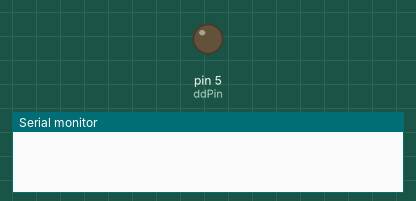
A sketch run on a simulated Arduino Uno, built with avr-gcc and run on an emulated ATmega328P. Parts: output pins drawn as LEDs (lit = HIGH), the last lines printed to the serial monitor.

Above: at 0.1 s.
At 3.3 s:
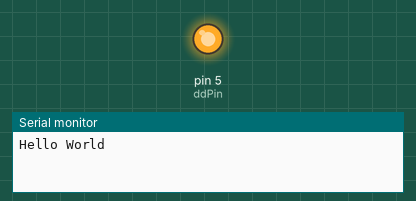
Timing chart, 0 to 4.8 s (numbered marks = the images above):
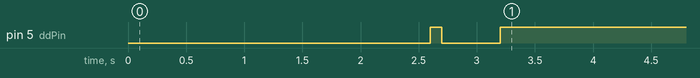

The sketch:

RombaAssignment1.ino
```cpp
#include<SoftwareSerial.h>

// pin assignments for arduino to roomba 7 mini-din port

int rxPin = 12;        // from arduino(10) to roomba pin(4) white wire
int txPin = 13;       // to arduino(11) from roomba pin(3) red wire
int ddPin = 5;        // device detect used to wake up roomba

//new software port to emulate hardware port
//use software because roomba's tx doesnt always carry enough
//voltage to meet arduino's requiremnts
  SoftwareSerial mySerial(rxPin, txPin);

int WO = 16; //wheel offset for drive wheels

void setup() {
  // put your setup code here, to run once:
  Serial.begin(9600); //starts serial port for the serial monitor
    delay(1500);
  Serial.println("Hello World"); //prints message to the monitor
    delay(100); //allows for sucessful output to the serial monitor
  pinMode (ddPin, OUTPUT);  //set ddPin(5) to output from arduino

  mySerial.begin(19200); //start software serial for communication to roomba
    delay(1000);

  if (mySerial.available()){ //listens to roomba
      Serial.println(mySerial.read()); //writes to usb input from software serial if connected to laptop
  }//end of if

  //wake uo roomba with series of pulses to the dd pin on the roomba
  wakeUp();
  Serial.println("I'm awake.");

  //starts the IO for other commands
  mySerial.write(128);
  delay(1000);

}

void loop() {
  // put your main code here, to run repeatedly:
  //put into safe mode
    mySerial.write(131);
    Serial.println("I'm in safe mode");
    delay(1000);

  //These commented out functions are the functions for the assignment
  //square (250, 2000, 1500);
  //circle(700, 250);
  //triangle(250, 1000);
  //stumble();

  //mySerial.write(173); //stops loop
}

/***********************************************
 * direct drive wheel motors
 * 4 bytes are
 * right velocity high byte
 * right velocity low byte
 * left velocity high byte
 * left velocitn low byte
 *
 * examples of both bitwise shift right and highByte, lowByte
 * to parse the argument into 2 bytes
 *
 * constrain is used to ensure that the parameter values are within
 * range for driving roomba's wheels
 */
void driveWheels(int right, int left)
{
  constrain(right, -500, 500);
  constrain(left, -500, 500);

  Serial.println("Driving");

  mySerial.write(145);

  mySerial.write(highByte(right));
  mySerial.write(lowByte(right));
  mySerial.write(highByte(left));
  mySerial.write(lowByte(left));
 } // end drive wheels

 /*******************************************
 * stop roomba, send drive opcode (137)
 * with all zero arguments
 ********************************************/
void stopDrive(void){
  mySerial.write(byte(137));
  mySerial.write(byte(0));
  mySerial.write(byte(0));
  mySerial.write(byte(0));
  mySerial.write(byte(0));
} // end stopdrive()

/*******************************************
 * wake up roomba by pulsing dd pin 5 high low high
 ********************************************/
 void wakeUp (void)
{
  //setWarningLED(ON);
  //Serial.println("wake up, wake up.");
  digitalWrite(ddPin, HIGH);
  delay(100);
  digitalWrite(ddPin, LOW);
  delay(500);
  digitalWrite(ddPin, HIGH);
  delay(2000);
}

/*
 * Makes roomba move in a square
 * speed in mm/s, d1 & d2 in mm
 */
 void square (int sS, int d1, int d2){
  Serial.println("Square");

  int sL = sS; //speed for left
  int sR = sS + WO; //speed for right

  int angle = 90; //angle of turn

  int s1Time = d1/sS * 1000; //caculates turning time one
  int s2Time = d2/sS * 1000; //calculates turning time two

  int st = 0; //speed for turning

  //straight
  driveWheels(sR, sL);
    delay(s1Time);
    stopDrive();
  //turn
  driveWheels(st, sL);
    AngleDetect(angle);
  //straight
  driveWheels(sR, sL);
    delay(s2Time);
    stopDrive();
  //turn
  driveWheels(st, sL);
    AngleDetect(angle);
  //straight
  driveWheels(sR, sL);
    delay(s1Time);
    stopDrive();
  //turn
  driveWheels(st, sL);
    AngleDetect(angle);
  //straight
  driveWheels(sR, sL);
    delay(s2Time);
    stopDrive();
  //turn
  driveWheels(st, sL);
    AngleDetect(angle);

  stopDrive(); //stops movement
 }//end of square

/*
 * Makes roomba move in a circle
 * r = radius in mm
 * v = velocity in mm/s
 */
 void circle (int r, int v){
  Serial.println("Circle");

  int pi = 3.14159265358979;
  int t = (2*pi*r)/v*1000; //calculates time of movement

   mySerial.write(137);
   mySerial.write(highByte(v));
   mySerial.write(lowByte(v));
   mySerial.write(highByte(r));
   mySerial.write(lowByte(r));
   delay(t);

   stopDrive(); //stops movement
 }//end of circle

 /*
  * makes roomba move in a triangle
  * v = velocity in mm/s
  * d = distance in mm
  */
  void triangle (int v, int d){
    Serial.println("Triangle");

    int vt = 0; //speed for turn
    int vR = v + WO; //speed for right
    int vL = v; //speed for left

    int angle = 130; //angle of turn

    int t = d/v * 1000; //time of straight movement

    //straight
    driveWheels(vR,vL);
      delay(t);
      stopDrive();
    //turn
    driveWheels(vt, v);
      AngleDetect(angle);
    //straight
    driveWheels(vR,vL);
      delay(t);
      stopDrive();
    //turn
    driveWheels(vt, v);
      AngleDetect(angle);
    //straight
    driveWheels(vR,vL);
      delay(t);
      stopDrive();
    //turn
    driveWheels(vt, v);
      AngleDetect(angle);

    stopDrive(); //stops movement

  }//end of triangle

  /*
   * uses bump sensor to roughly navigate to move around
   */
   void stumble (){
    int v = 400; //speed
    int b = false; //boolean for if there was a bump

    //drives straight
    driveWheels(v, v);
      while (!b){ //continues until there is a bump
        b = bump();
      }//end of while
   }//end of stumble

  /*
  * used to calculate the angle of turn and used to replace time
  * delays.
  * a = angle
  */
  void AngleDetect (int a){
    Serial.println("angle detect");

    double angle = 0; //done clockwise rn
    int data[2]; //holds data of the angle

    //clears counter
    mySerial.write(142);
    mySerial.write(20);

    bufferClear();

    while (angle >= -a){

        delay(30);
      //requests angle
      mySerial.write(142);
      mySerial.write(20);
        delay(30);

      //reads angle
      data[0] = mySerial.read();
      data[1] = mySerial.read();

      //formats bytes into a int
      angle += ((int) word (data[0],data[1]));
      }//end of while loop
  }//end of AngleDetect

  /*
   * Checkes to see if the roomba bumps into something and if
   * true then reverse roomba for two seconds
   */
   boolean bump(){
      Serial.println("bump");

      int data = 0; //holds data from sensor
      int v = -200; //speed
      int vT = 200; //speed for term
      int t = 2000; //delay for straight
      int angle = 90; //angle

      boolean bump = false;

    bufferClear();
      //requests bump sensor data
    mySerial.write(142);
    mySerial.write(7);
      delay(50);
    data = mySerial.read(); //reads data

    if(data>0){ //if there is a bump
      //straight backwards
      driveWheels(v, v);
        delay(t);
        stopDrive();
      //turns
      driveWheels(0, vT);
        AngleDetect(angle);
        stopDrive();

        bump = true;
    }//end of if 0

    return bump;
   }//end of bump

   /*
    * clears input buffer
    */
    void bufferClear(){
      while (mySerial.available()>0){ //contiunes while data in buffer
        int t = mySerial.read(); //reads in extra data
      }//end of while loop
    }//end of bufferClear
```
